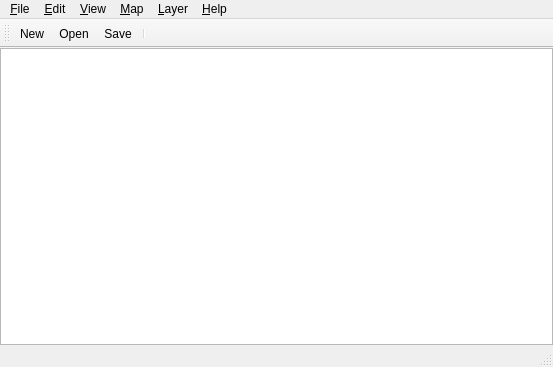
<?xml version="1.0" encoding="UTF-8"?>
<ui version="4.0">
 <class>MainWindow</class>
 <widget class="QMainWindow" name="MainWindow">
  <property name="geometry">
   <rect>
    <x>0</x>
    <y>0</y>
    <width>553</width>
    <height>367</height>
   </rect>
  </property>
  <property name="windowTitle">
   <string>Tiled</string>
  </property>
  <widget class="QWidget" name="centralWidget">
   <layout class="QVBoxLayout" name="verticalLayout">
    <property name="margin">
     <number>0</number>
    </property>
    <item>
     <widget class="Tiled::Internal::MapView" name="mapView">
      <property name="sizePolicy">
       <sizepolicy hsizetype="Preferred" vsizetype="Expanding">
        <horstretch>1</horstretch>
        <verstretch>1</verstretch>
       </sizepolicy>
      </property>
      <property name="alignment">
       <set>Qt::AlignLeading|Qt::AlignLeft|Qt::AlignTop</set>
      </property>
     </widget>
    </item>
   </layout>
  </widget>
  <widget class="QMenuBar" name="menuBar">
   <property name="geometry">
    <rect>
     <x>0</x>
     <y>0</y>
     <width>553</width>
     <height>25</height>
    </rect>
   </property>
   <widget class="QMenu" name="menuFile">
    <property name="title">
     <string>&amp;File</string>
    </property>
    <widget class="QMenu" name="menuRecentFiles">
     <property name="title">
      <string>&amp;Recent Files</string>
     </property>
     <property name="icon">
      <iconset resource="tiled.qrc">
       <normaloff>:/images/16x16/document-open-recent.png</normaloff>:/images/16x16/document-open-recent.png</iconset>
     </property>
     <addaction name="actionClearRecentFiles"/>
    </widget>
    <addaction name="actionNew"/>
    <addaction name="actionOpen"/>
    <addaction name="menuRecentFiles"/>
    <addaction name="separator"/>
    <addaction name="actionSave"/>
    <addaction name="actionSaveAs"/>
    <addaction name="actionSaveAsImage"/>
    <addaction name="separator"/>
    <addaction name="actionClose"/>
    <addaction name="actionQuit"/>
   </widget>
   <widget class="QMenu" name="menuEdit">
    <property name="title">
     <string>&amp;Edit</string>
    </property>
    <addaction name="actionCut"/>
    <addaction name="actionCopy"/>
    <addaction name="actionPaste"/>
    <addaction name="separator"/>
    <addaction name="actionSelectAll"/>
    <addaction name="actionSelectNone"/>
    <addaction name="separator"/>
    <addaction name="actionPreferences"/>
   </widget>
   <widget class="QMenu" name="menuHelp">
    <property name="title">
     <string>&amp;Help</string>
    </property>
    <addaction name="actionAbout"/>
    <addaction name="actionAboutQt"/>
   </widget>
   <widget class="QMenu" name="menuMap">
    <property name="title">
     <string>&amp;Map</string>
    </property>
    <addaction name="actionNewTileset"/>
    <addaction name="separator"/>
    <addaction name="actionResizeMap"/>
    <addaction name="actionOffsetMap"/>
    <addaction name="separator"/>
    <addaction name="actionMapProperties"/>
   </widget>
   <widget class="QMenu" name="menuView">
    <property name="title">
     <string>&amp;View</string>
    </property>
    <addaction name="actionShowGrid"/>
    <addaction name="separator"/>
    <addaction name="actionZoomIn"/>
    <addaction name="actionZoomOut"/>
    <addaction name="actionZoomNormal"/>
   </widget>
   <widget class="QMenu" name="menuLayer">
    <property name="title">
     <string>&amp;Layer</string>
    </property>
    <addaction name="actionAddTileLayer"/>
    <addaction name="actionAddObjectLayer"/>
    <addaction name="actionDuplicateLayer"/>
    <addaction name="actionRemoveLayer"/>
    <addaction name="separator"/>
    <addaction name="actionMoveLayerUp"/>
    <addaction name="actionMoveLayerDown"/>
    <addaction name="separator"/>
    <addaction name="actionLayerProperties"/>
   </widget>
   <addaction name="menuFile"/>
   <addaction name="menuEdit"/>
   <addaction name="menuView"/>
   <addaction name="menuMap"/>
   <addaction name="menuLayer"/>
   <addaction name="menuHelp"/>
  </widget>
  <widget class="QToolBar" name="mainToolBar">
   <property name="windowTitle">
    <string>Main Toolbar</string>
   </property>
   <attribute name="toolBarArea">
    <enum>TopToolBarArea</enum>
   </attribute>
   <attribute name="toolBarBreak">
    <bool>false</bool>
   </attribute>
   <addaction name="actionNew"/>
   <addaction name="actionOpen"/>
   <addaction name="actionSave"/>
   <addaction name="separator"/>
  </widget>
  <widget class="QStatusBar" name="statusBar"/>
  <action name="actionOpen">
   <property name="icon">
    <iconset resource="tiled.qrc">
     <normaloff>:/images/16x16/document-open.png</normaloff>:/images/16x16/document-open.png</iconset>
   </property>
   <property name="text">
    <string>&amp;Open...</string>
   </property>
  </action>
  <action name="actionSave">
   <property name="icon">
    <iconset resource="tiled.qrc">
     <normaloff>:/images/16x16/document-save.png</normaloff>:/images/16x16/document-save.png</iconset>
   </property>
   <property name="text">
    <string>&amp;Save</string>
   </property>
  </action>
  <action name="actionQuit">
   <property name="icon">
    <iconset resource="tiled.qrc">
     <normaloff>:/images/16x16/application-exit.png</normaloff>:/images/16x16/application-exit.png</iconset>
   </property>
   <property name="text">
    <string>&amp;Quit</string>
   </property>
  </action>
  <action name="actionCopy">
   <property name="enabled">
    <bool>false</bool>
   </property>
   <property name="icon">
    <iconset resource="tiled.qrc">
     <normaloff>:/images/16x16/edit-copy.png</normaloff>:/images/16x16/edit-copy.png</iconset>
   </property>
   <property name="text">
    <string>&amp;Copy</string>
   </property>
  </action>
  <action name="actionPaste">
   <property name="enabled">
    <bool>false</bool>
   </property>
   <property name="icon">
    <iconset resource="tiled.qrc">
     <normaloff>:/images/16x16/edit-paste.png</normaloff>:/images/16x16/edit-paste.png</iconset>
   </property>
   <property name="text">
    <string>&amp;Paste</string>
   </property>
  </action>
  <action name="actionAbout">
   <property name="icon">
    <iconset resource="tiled.qrc">
     <normaloff>:/images/16x16/help-about.png</normaloff>:/images/16x16/help-about.png</iconset>
   </property>
   <property name="text">
    <string>&amp;About Tiled</string>
   </property>
  </action>
  <action name="actionAboutQt">
   <property name="text">
    <string>About Qt</string>
   </property>
  </action>
  <action name="actionResizeMap">
   <property name="icon">
    <iconset resource="tiled.qrc">
     <normaloff>:/images/16x16/document-page-setup.png</normaloff>:/images/16x16/document-page-setup.png</iconset>
   </property>
   <property name="text">
    <string>&amp;Resize Map...</string>
   </property>
  </action>
  <action name="actionMapProperties">
   <property name="icon">
    <iconset resource="tiled.qrc">
     <normaloff>:/images/16x16/document-properties.png</normaloff>:/images/16x16/document-properties.png</iconset>
   </property>
   <property name="text">
    <string>Map &amp;Properties...</string>
   </property>
  </action>
  <action name="actionShowGrid">
   <property name="checkable">
    <bool>true</bool>
   </property>
   <property name="text">
    <string>Show &amp;Grid</string>
   </property>
   <property name="shortcut">
    <string>Ctrl+G</string>
   </property>
  </action>
  <action name="actionSaveAs">
   <property name="icon">
    <iconset resource="tiled.qrc">
     <normaloff>:/images/16x16/document-save-as.png</normaloff>:/images/16x16/document-save-as.png</iconset>
   </property>
   <property name="text">
    <string>Save &amp;As...</string>
   </property>
  </action>
  <action name="actionMoveLayerUp">
   <property name="icon">
    <iconset resource="tiled.qrc">
     <normaloff>:/images/16x16/go-up.png</normaloff>:/images/16x16/go-up.png</iconset>
   </property>
   <property name="text">
    <string>Move Layer &amp;Up</string>
   </property>
   <property name="shortcut">
    <string>Ctrl+Shift+Up</string>
   </property>
  </action>
  <action name="actionMoveLayerDown">
   <property name="icon">
    <iconset resource="tiled.qrc">
     <normaloff>:/images/16x16/go-down.png</normaloff>:/images/16x16/go-down.png</iconset>
   </property>
   <property name="text">
    <string>Move Layer Dow&amp;n</string>
   </property>
   <property name="shortcut">
    <string>Ctrl+Shift+Down</string>
   </property>
  </action>
  <action name="actionSelectAll">
   <property name="text">
    <string>Select &amp;All</string>
   </property>
  </action>
  <action name="actionSelectNone">
   <property name="text">
    <string>Select &amp;None</string>
   </property>
  </action>
  <action name="actionNew">
   <property name="icon">
    <iconset resource="tiled.qrc">
     <normaloff>:/images/16x16/document-new.png</normaloff>:/images/16x16/document-new.png</iconset>
   </property>
   <property name="text">
    <string>New...</string>
   </property>
  </action>
  <action name="actionNewTileset">
   <property name="icon">
    <iconset resource="tiled.qrc">
     <normaloff>:/images/16x16/document-new.png</normaloff>:/images/16x16/document-new.png</iconset>
   </property>
   <property name="text">
    <string>New &amp;Tileset...</string>
   </property>
  </action>
  <action name="actionRemoveLayer">
   <property name="icon">
    <iconset resource="tiled.qrc">
     <normaloff>:/images/16x16/edit-delete.png</normaloff>:/images/16x16/edit-delete.png</iconset>
   </property>
   <property name="text">
    <string>&amp;Remove Layer</string>
   </property>
  </action>
  <action name="actionClose">
   <property name="icon">
    <iconset resource="tiled.qrc">
     <normaloff>:/images/16x16/window-close.png</normaloff>:/images/16x16/window-close.png</iconset>
   </property>
   <property name="text">
    <string>&amp;Close</string>
   </property>
  </action>
  <action name="actionAddTileLayer">
   <property name="text">
    <string>Add &amp;Tile Layer...</string>
   </property>
  </action>
  <action name="actionAddObjectLayer">
   <property name="text">
    <string>Add &amp;Object Layer...</string>
   </property>
  </action>
  <action name="actionDuplicateLayer">
   <property name="icon">
    <iconset resource="tiled.qrc">
     <normaloff>:/images/16x16/stock-duplicate-16.png</normaloff>:/images/16x16/stock-duplicate-16.png</iconset>
   </property>
   <property name="text">
    <string>&amp;Duplicate Layer</string>
   </property>
   <property name="shortcut">
    <string>Ctrl+Shift+D</string>
   </property>
  </action>
  <action name="actionLayerProperties">
   <property name="icon">
    <iconset resource="tiled.qrc">
     <normaloff>:/images/16x16/document-properties.png</normaloff>:/images/16x16/document-properties.png</iconset>
   </property>
   <property name="text">
    <string>Layer &amp;Properties...</string>
   </property>
  </action>
  <action name="actionZoomIn">
   <property name="icon">
    <iconset resource="tiled.qrc">
     <normaloff>:/images/16x16/zoom-in.png</normaloff>:/images/16x16/zoom-in.png</iconset>
   </property>
   <property name="text">
    <string>Zoom In</string>
   </property>
  </action>
  <action name="actionZoomOut">
   <property name="icon">
    <iconset resource="tiled.qrc">
     <normaloff>:/images/16x16/zoom-out.png</normaloff>:/images/16x16/zoom-out.png</iconset>
   </property>
   <property name="text">
    <string>Zoom Out</string>
   </property>
  </action>
  <action name="actionZoomNormal">
   <property name="enabled">
    <bool>false</bool>
   </property>
   <property name="icon">
    <iconset resource="tiled.qrc">
     <normaloff>:/images/16x16/zoom-original.png</normaloff>:/images/16x16/zoom-original.png</iconset>
   </property>
   <property name="text">
    <string>Normal Size</string>
   </property>
   <property name="shortcut">
    <string>Ctrl+0</string>
   </property>
  </action>
  <action name="actionSaveAsImage">
   <property name="text">
    <string>Save As Image...</string>
   </property>
  </action>
  <action name="actionCut">
   <property name="enabled">
    <bool>false</bool>
   </property>
   <property name="icon">
    <iconset resource="tiled.qrc">
     <normaloff>:/images/16x16/edit-cut.png</normaloff>:/images/16x16/edit-cut.png</iconset>
   </property>
   <property name="text">
    <string>Cu&amp;t</string>
   </property>
  </action>
  <action name="actionOffsetMap">
   <property name="text">
    <string>&amp;Offset Map...</string>
   </property>
   <property name="toolTip">
    <string>Offsets everything in a layer</string>
   </property>
  </action>
  <action name="actionPreferences">
   <property name="text">
    <string>Pre&amp;ferences...</string>
   </property>
  </action>
  <action name="actionClearRecentFiles">
   <property name="icon">
    <iconset resource="tiled.qrc">
     <normaloff>:/images/16x16/edit-clear.png</normaloff>:/images/16x16/edit-clear.png</iconset>
   </property>
   <property name="text">
    <string>Clear Recent Files</string>
   </property>
  </action>
 </widget>
 <layoutdefault spacing="6" margin="11"/>
 <customwidgets>
  <customwidget>
   <class>Tiled::Internal::MapView</class>
   <extends>QGraphicsView</extends>
   <header>mapview.h</header>
  </customwidget>
 </customwidgets>
 <tabstops>
  <tabstop>mapView</tabstop>
 </tabstops>
 <resources>
  <include location="tiled.qrc"/>
 </resources>
 <connections/>
</ui>
